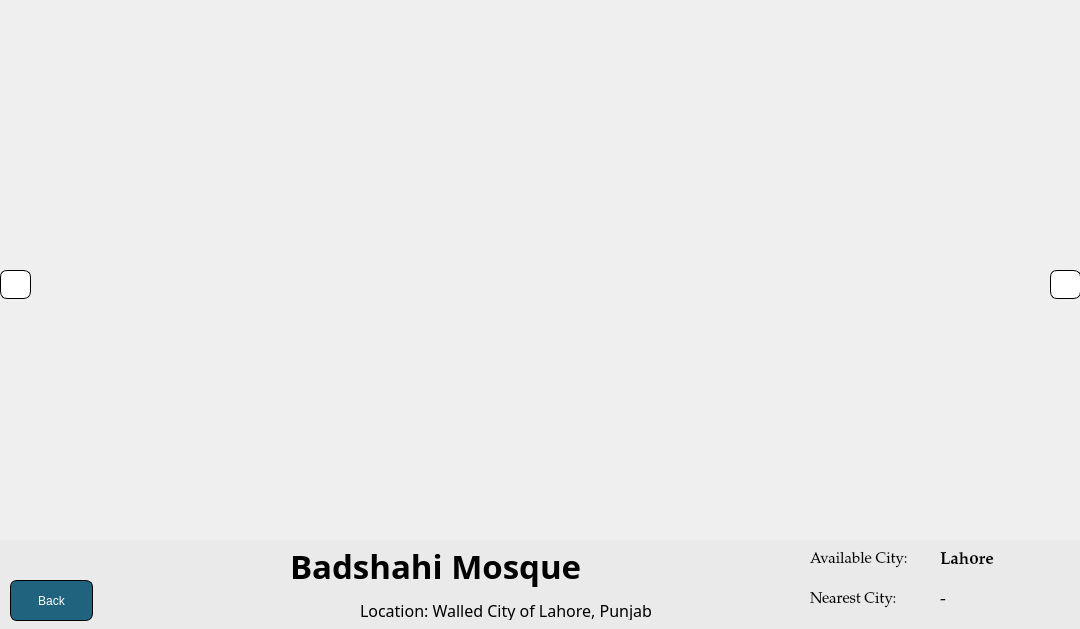
<?xml version="1.0" encoding="UTF-8"?>
<ui version="4.0">
 <class>PakTour</class>
 <widget class="QMainWindow" name="PakTour">
  <property name="geometry">
   <rect>
    <x>0</x>
    <y>0</y>
    <width>1080</width>
    <height>629</height>
   </rect>
  </property>
  <property name="windowTitle">
   <string>Pakistan Tour</string>
  </property>
  <property name="windowIcon">
   <iconset>
    <normaloff>../../../SAAD COMMUNICATION/Downloads/chrome_hqmSI9koUf (2).png</normaloff>../../../SAAD COMMUNICATION/Downloads/chrome_hqmSI9koUf (2).png</iconset>
  </property>
  <widget class="QWidget" name="centralwidget">
   <property name="styleSheet">
    <string notr="true"/>
   </property>
   <widget class="QLabel" name="label">
    <property name="geometry">
     <rect>
      <x>0</x>
      <y>-60</y>
      <width>1150</width>
      <height>689</height>
     </rect>
    </property>
    <property name="text">
     <string/>
    </property>
    <property name="pixmap">
     <pixmap>../../../SAAD COMMUNICATION/Pictures/Badshahi Mosque.png</pixmap>
    </property>
    <property name="scaledContents">
     <bool>true</bool>
    </property>
   </widget>
   <widget class="QLabel" name="label_2">
    <property name="geometry">
     <rect>
      <x>290</x>
      <y>540</y>
      <width>491</width>
      <height>51</height>
     </rect>
    </property>
    <property name="font">
     <font>
      <family>Castellar</family>
      <pointsize>25</pointsize>
      <bold>true</bold>
     </font>
    </property>
    <property name="autoFillBackground">
     <bool>false</bool>
    </property>
    <property name="styleSheet">
     <string notr="true">color:black


</string>
    </property>
    <property name="text">
     <string>Badshahi Mosque</string>
    </property>
   </widget>
   <widget class="QPushButton" name="pushButton">
    <property name="geometry">
     <rect>
      <x>1050</x>
      <y>270</y>
      <width>31</width>
      <height>29</height>
     </rect>
    </property>
    <property name="styleSheet">
     <string notr="true">border: 1px solid #000000;
border-radius: 7px;color: rgb(255, 255, 255);
background-color: rgb(67, 40, 228);
background-color: white;
color: white</string>
    </property>
    <property name="text">
     <string/>
    </property>
    <property name="icon">
     <iconset>
      <normaloff>../../../SAAD COMMUNICATION/Downloads/toppng.com-right-arrow-png-transparent-800x800.png</normaloff>../../../SAAD COMMUNICATION/Downloads/toppng.com-right-arrow-png-transparent-800x800.png</iconset>
    </property>
   </widget>
   <widget class="QPushButton" name="pushButton_2">
    <property name="geometry">
     <rect>
      <x>0</x>
      <y>270</y>
      <width>31</width>
      <height>29</height>
     </rect>
    </property>
    <property name="styleSheet">
     <string notr="true">border: 1px solid #000000;
border-radius: 7px;color: rgb(255, 255, 255);
background-color:white;
background-color:white;</string>
    </property>
    <property name="text">
     <string/>
    </property>
    <property name="icon">
     <iconset>
      <normaloff>../../../SAAD COMMUNICATION/Downloads/Untitled (2).png</normaloff>../../../SAAD COMMUNICATION/Downloads/Untitled (2).png</iconset>
    </property>
   </widget>
   <widget class="QLabel" name="label_3">
    <property name="geometry">
     <rect>
      <x>0</x>
      <y>540</y>
      <width>1301</width>
      <height>91</height>
     </rect>
    </property>
    <property name="styleSheet">
     <string notr="true">background-color: rgb(234, 234, 234);
</string>
    </property>
    <property name="text">
     <string/>
    </property>
    <property name="pixmap">
     <pixmap>../../../SAAD COMMUNICATION/Downloads/output-onlinepngtools.png</pixmap>
    </property>
    <property name="scaledContents">
     <bool>true</bool>
    </property>
   </widget>
   <widget class="QLabel" name="label_4">
    <property name="geometry">
     <rect>
      <x>360</x>
      <y>600</y>
      <width>361</width>
      <height>20</height>
     </rect>
    </property>
    <property name="font">
     <font>
      <family>Footlight MT Light</family>
      <pointsize>12</pointsize>
     </font>
    </property>
    <property name="styleSheet">
     <string notr="true">color:black</string>
    </property>
    <property name="text">
     <string>Location: Walled City of Lahore, Punjab</string>
    </property>
   </widget>
   <widget class="QLabel" name="label_5">
    <property name="geometry">
     <rect>
      <x>810</x>
      <y>590</y>
      <width>121</width>
      <height>20</height>
     </rect>
    </property>
    <property name="font">
     <font>
      <family>Palatino Linotype</family>
      <pointsize>11</pointsize>
     </font>
    </property>
    <property name="styleSheet">
     <string notr="true">color: black</string>
    </property>
    <property name="text">
     <string>Nearest City:</string>
    </property>
   </widget>
   <widget class="QLabel" name="label_6">
    <property name="geometry">
     <rect>
      <x>810</x>
      <y>550</y>
      <width>131</width>
      <height>20</height>
     </rect>
    </property>
    <property name="font">
     <font>
      <family>Palatino Linotype</family>
      <pointsize>11</pointsize>
     </font>
    </property>
    <property name="styleSheet">
     <string notr="true">color: black</string>
    </property>
    <property name="text">
     <string>Available City:</string>
    </property>
   </widget>
   <widget class="QLabel" name="label_7">
    <property name="geometry">
     <rect>
      <x>940</x>
      <y>550</y>
      <width>111</width>
      <height>20</height>
     </rect>
    </property>
    <property name="font">
     <font>
      <family>Palatino Linotype</family>
      <pointsize>13</pointsize>
      <bold>true</bold>
     </font>
    </property>
    <property name="styleSheet">
     <string notr="true">color: black</string>
    </property>
    <property name="text">
     <string>Lahore</string>
    </property>
   </widget>
   <widget class="QLabel" name="label_8">
    <property name="geometry">
     <rect>
      <x>940</x>
      <y>590</y>
      <width>101</width>
      <height>20</height>
     </rect>
    </property>
    <property name="font">
     <font>
      <family>Palatino Linotype</family>
      <pointsize>13</pointsize>
     </font>
    </property>
    <property name="styleSheet">
     <string notr="true">color: black</string>
    </property>
    <property name="text">
     <string>-</string>
    </property>
   </widget>
   <widget class="QPushButton" name="pushButton_3">
    <property name="geometry">
     <rect>
      <x>10</x>
      <y>580</y>
      <width>83</width>
      <height>41</height>
     </rect>
    </property>
    <property name="cursor">
     <cursorShape>PointingHandCursor</cursorShape>
    </property>
    <property name="styleSheet">
     <string notr="true">border: 1px solid #000000;
border-radius: 7px;color: rgb(255, 255, 255);
background-color: rgb(67, 40, 228);
background-color: rgb(32, 99, 127);
color: white</string>
    </property>
    <property name="text">
     <string>Back</string>
    </property>
   </widget>
   <widget class="QLabel" name="Background">
    <property name="geometry">
     <rect>
      <x>0</x>
      <y>-41</y>
      <width>1290</width>
      <height>741</height>
     </rect>
    </property>
    <property name="styleSheet">
     <string notr="true">background-image: url(:/bg_images/Badshahi Mosque.png);
background-image: url(:/bg_images/SeaView.png);
background-image: url(:/bg_images/Neelum Valley.png);
background-image: url(:/bg_images/Katpana desert.png);
background-image: url(:/bg_images/Kashmir Valley.png);
background-image: url(:/bg_images/Karakoram Highway.png);
background-image: url(:/bg_images/Faisal Mosque.png);
background-image: url(:/bg_images/Dudipatsar Lake.png);
background-image: url(:/bg_images/Attabad Lake.png);
background-image: url(:/bg_images/Passu.png);
</string>
    </property>
    <property name="text">
     <string/>
    </property>
   </widget>
   <zorder>Background</zorder>
   <zorder>label</zorder>
   <zorder>pushButton</zorder>
   <zorder>pushButton_2</zorder>
   <zorder>label_3</zorder>
   <zorder>label_2</zorder>
   <zorder>label_5</zorder>
   <zorder>label_6</zorder>
   <zorder>label_7</zorder>
   <zorder>label_8</zorder>
   <zorder>label_4</zorder>
   <zorder>pushButton_3</zorder>
  </widget>
 </widget>
 <resources/>
 <connections/>
</ui>
